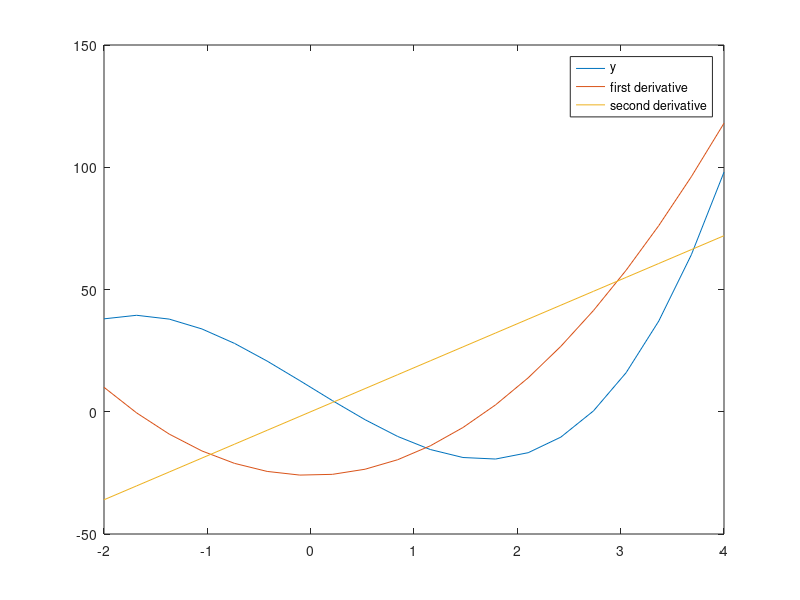

This figure's MATLAB source:
x = linspace(-2,4,20);
y = 3*x.^3 - 26*x + 10;
dy = 9*x.^2 - 26;
ddy = 18*x;
plot(x,y,x,dy,x,ddy);
legend('y','first derivative','second derivative')